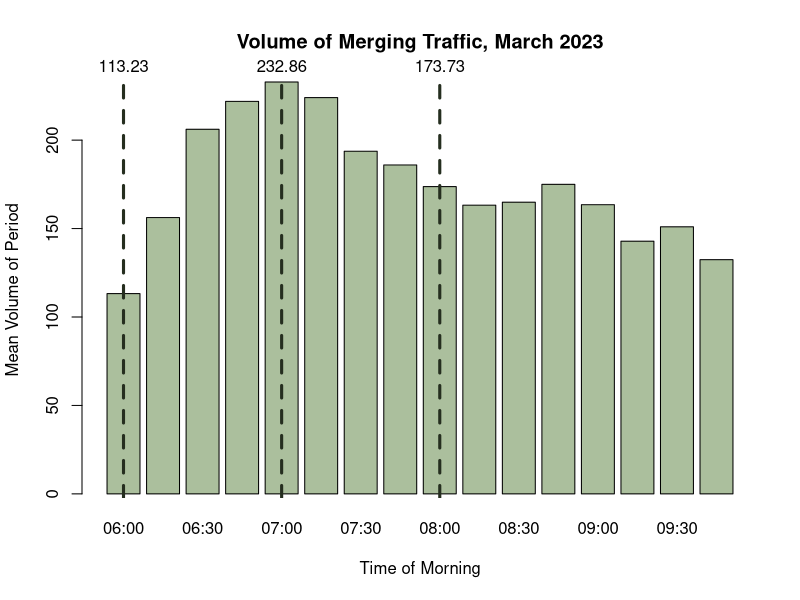
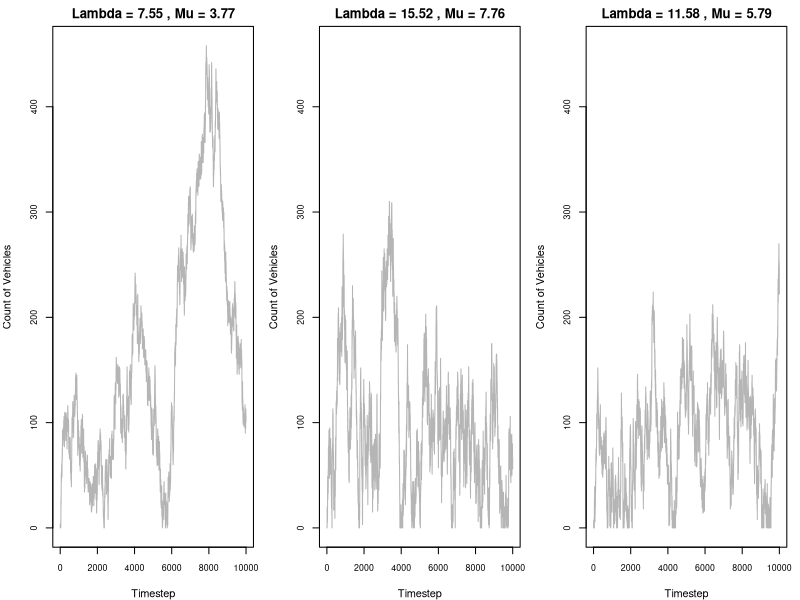
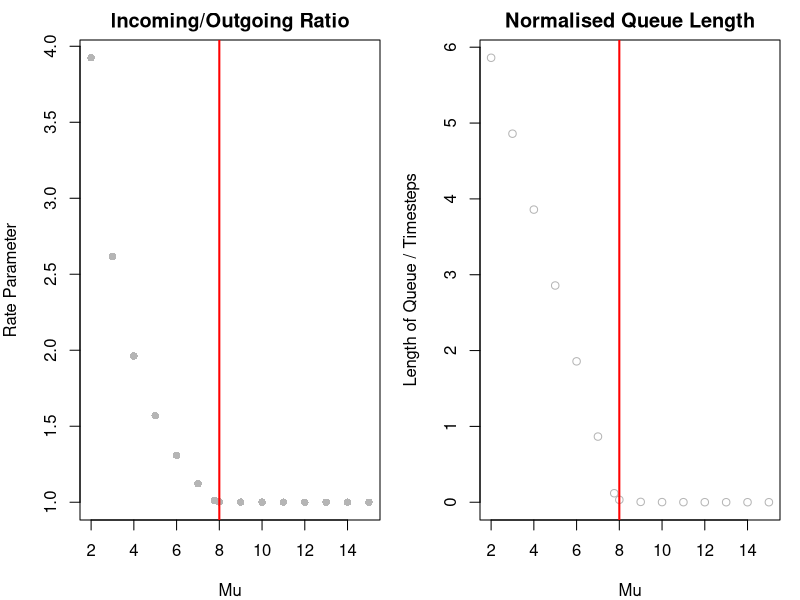
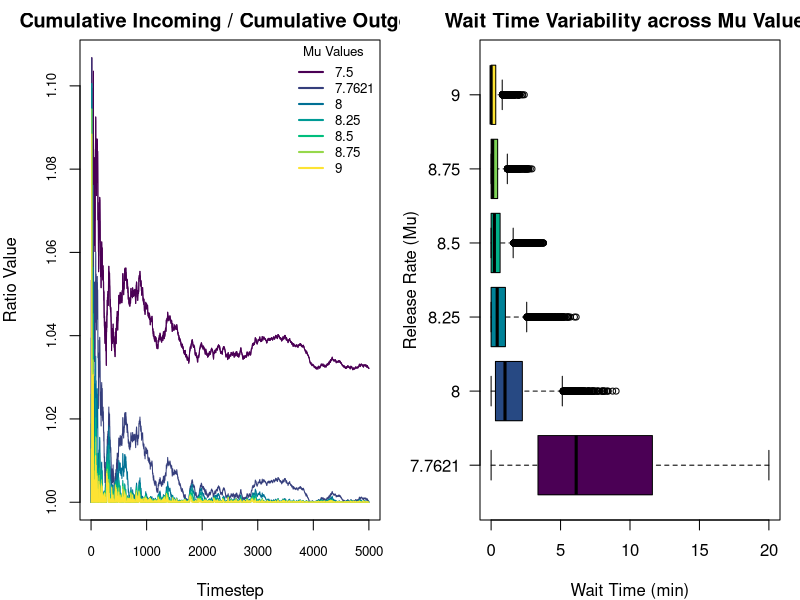
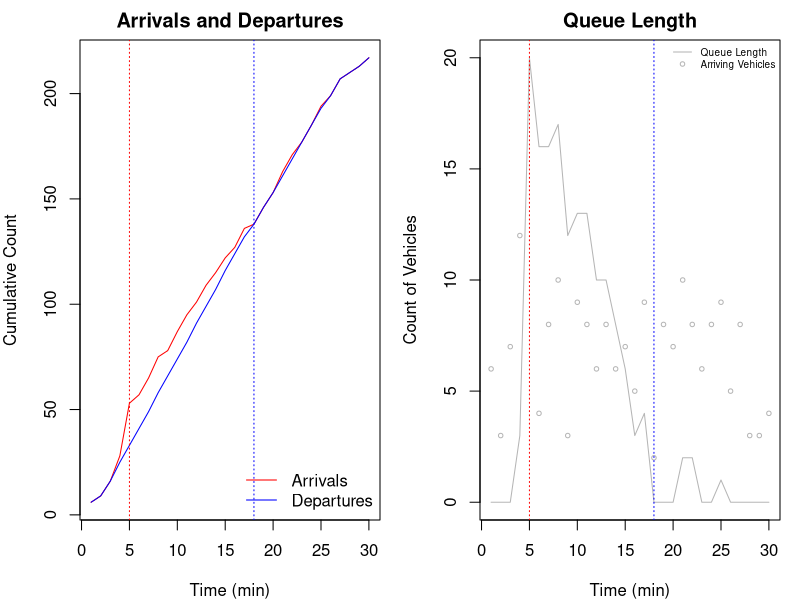
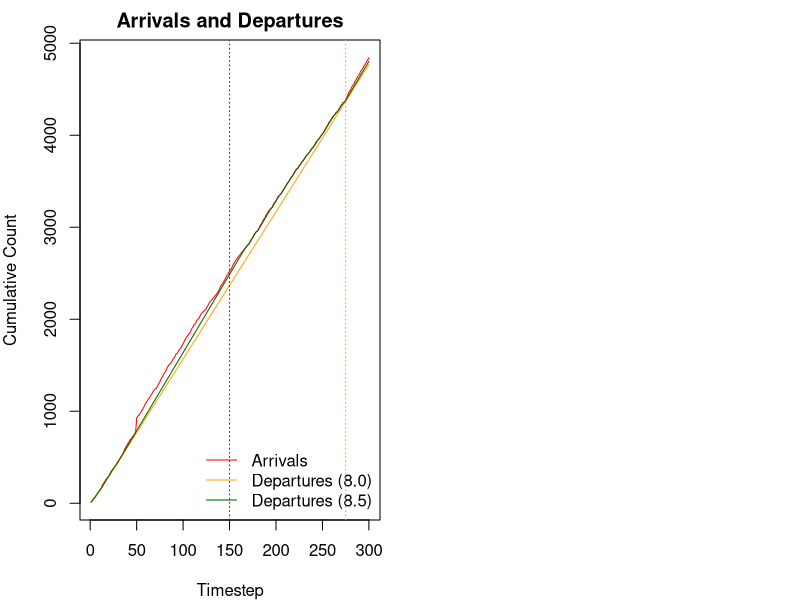
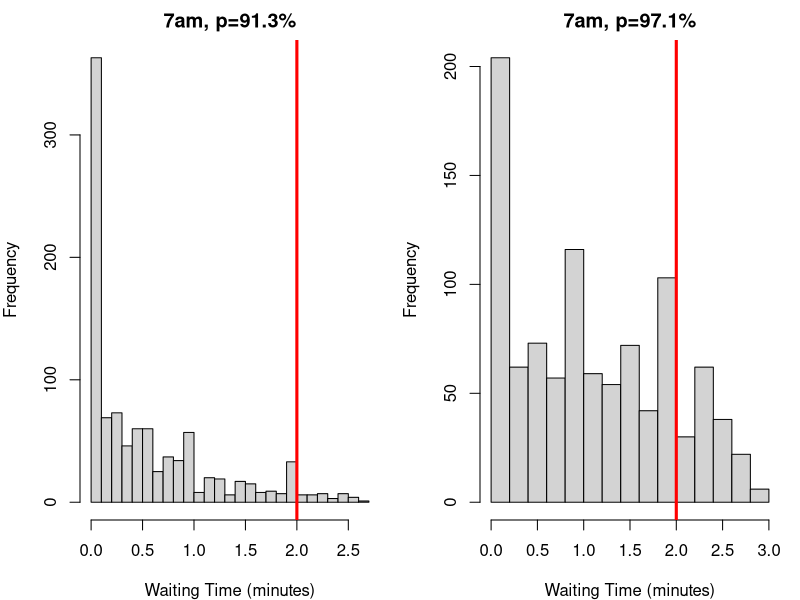

These figures' R source, in order:
## ---- chunk 1
#| include: false

# Keep these commented as the full files were too large to upload to Github
# Importing datasets
# raw23 <- read.csv("2023-03.csv")
# raw25 <- read.csv("2025-03.csv")

# Filtering for on-ramp segment
# ramp25 <- raw25[raw25$MLinkID == 5725, ]
# ramp23 <- raw23[raw23$MLinkID == 5725, ]

# Filtering for the freeway segment directly following the on-ramp
# fwy25 <- raw25[raw25$MLinkID == 183, ]
# fwy23 <- raw23[raw23$MLinkID == 183, ]

# Simplified import commands
ramp25 <- read.csv("ramp25.csv")
ramp23 <- read.csv("ramp23.csv")

fwy25 <- read.csv("fwy25.csv")
fwy23 <- read.csv("fwy23.csv")
## ---- chunk 2
#| include: false

library(lubridate)

# Converting datetime strings to date objects
ramp23$Date.Time.AWST <- ymd_hm(ramp23$Date.Time.AWST)

# Adding day of the week column (1=sunday, 7=saturday)
ramp23$Weekday <- wday(ramp23$Date.Time.AWST)

# Adding hour of the day column
ramp23$Hour <- hour(ramp23$Date.Time.AWST)

# Adding 15-min segment identifier of column
ramp23$Period <- format(ramp23$Date.Time.AWST, "%H:%M")

# Removing weekends
ramp23.wk <- ramp23[ramp23$Weekday %in% c(2, 3, 4, 5, 6), ]

# Filtering for only the morning peak (6am-10am)
ramp23.pk.wk <- ramp23.wk[6 <= ramp23.wk$Hour & ramp23.wk$Hour < 10, ]

# Removing public holidays (March 6 is the onyl date - Labour Day)
ramp23.pk.wk <- ramp23.pk.wk[date(ramp23.pk.wk$Date.Time.AWST) != "2023-03-06", ]
## ---- chunk 3
head(ramp23[, c(-6, -7, -8, -9, -10)])
## ---- chunk 4
#| include: false

smeans <- aggregate(Volume ~ Period, 
                           data = ramp23.pk.wk, 
                           FUN = mean)

# getting max volume
smax <- max(smeans$Volume)
maxindex <- which(smeans$Volume == smax)

# getting mean volume
smean <- mean(smeans$Volume)

# getting min volume
smin <- min(smeans$Volume)
minindex <- which(smeans$Volume == smin)
## ---- chunk 5
#| echo: false

bp <- barplot(smeans$Volume, names.arg = smeans$Period, col="#abbf9d", xlab = "Time of Morning", ylab = "Mean Volume of Period", main="Volume of Merging Traffic, March 2023")

abline(v = bp[1], col = "#252e1f", lwd = 3, lty = 2)
text(x = bp[1], y = smax, labels = round(smeans$Volume[1], 2), pos = 3, xpd = TRUE)

abline(v = bp[5], col = "#252e1f", lwd = 3, lty = 2)
text(x = bp[5], y = smax, labels = round(smeans$Volume[5], 2), pos = 3, xpd = TRUE)

abline(v = bp[9], col = "#252e1f", lwd = 3, lty = 2)
text(x = bp[9], y = smax, labels = round(smeans$Volume[9], 2), pos = 3, xpd = TRUE)
## ---- chunk 6
#| echo: false
smu6  <- mean(ramp23.pk.wk[ramp23.pk.wk$Period == "06:00", 4])
svar6 <- var(ramp23.pk.wk[ramp23.pk.wk$Period == "06:00", 4])

data.frame (
  Mean = smu6,
  Variance = svar6,
  row.names = c("6am (min)")
)
## ---- chunk 7
#| include: false
ssize6 <- (smu6^2) / (svar6 - smu6)
## ---- chunk 8
sim1 <- rnbinom(10000, size = ssize6, mu = smu6)
sim2 <- rpois(10000, lambda = smu6)
data.frame (
  Mean = c(smu6, mean(sim1), mean(sim2)),
  Variance = c(svar6, var(sim1), mean(sim2)),
  row.names = c("Dataset", "NBinom Sim", "Poisson Sim  ")
)
## ---- chunk 9
#| echo: false
data.frame(
  Mean = smu6 / 15,
  Variance = svar6 / 15^2,
  Size = ((smu6/15)^2) / ((svar6/(15^2)) - smu6/15),
  row.names = c("Vehicles/min")
  )
## ---- chunk 10
#| echo: false

data.frame(
  Mean = c(smu6, smu6/15, smu6/15),
  Size = c(ssize6, ((smu6/15)^2) / ((svar6/(15^2)) - smu6/15), ssize6/15),
  row.names = c("Vehicles/15min", "Vehicles/min (Method 1)", "Vehicles/min (Method 2)")
)
## ---- chunk 11
#| include: false

# 6am models
# leave as the same

# 7am models
smu7  <- mean(ramp23.pk.wk[ramp23.pk.wk$Period == "07:00", 4])
svar7 <- var(ramp23.pk.wk[ramp23.pk.wk$Period == "07:00", 4])
ssize7 <- ((smu7^2) / (svar7 - smu7))

# 8am models
smu8  <- mean(ramp23.pk.wk[ramp23.pk.wk$Period == "08:00", 4])
svar8 <- var(ramp23.pk.wk[ramp23.pk.wk$Period == "08:00", 4])
ssize8 <- ((smu8^2) / (svar8 - smu8))

# update to vehicles / 15 minute
# we no longer use variance! DO NOT TOUCHHHH VARIANCE
smu6 <- smu6 / 15
ssize6 <- ssize6 / 15

smu7 <- smu7 / 15
ssize7 <- ssize7 / 15

smu8 <- smu8 / 15
ssize8 <- ssize8 / 15
## ---- chunk 12
#| echo: false

data.frame(
  Mean = c(smu6, smu7, smu8),
  Size = c(ssize6, ssize7, ssize8),
  row.names = c("6am (min)", "7am (max)", "8am (mean)")
)
## ---- chunk 13
onRampSimulation <- function(steps, alambda, asize, rmu, c) {
  set.seed(1234)
  
  queue <- c() # storage for vehicles currently in queue
  incoming <- numeric(steps) # track count of vehicles arrived
  outgoing <- numeric(steps) # track count of vehicles released
  
  wlength <- numeric(steps) # track length of queue in each timestep
  wtimesavg <- numeric(steps) # track AVERAGE waiting times of vehicles released in a timestep
  wtimesall <- c() # track INDIVIDUAL waiting times of vehicles released in a timestep
  
  # need to incorporate a carry because vehicles are individisble.
  # if the release rate is fractional,
  # we can 'pass' off the next vehicle to the following timestep
  carry <- 0

  for (i in 1:steps) {
    # calculate arrivals
    arate <- rnbinom(1, size=asize, mu=alambda)
    
    queue <- c(queue, rep(i, arate))
    incoming[i] <- arate
    
    # calculate departures
    fracrrate <- rmu * c + carry
    rrate <- floor(fracrrate)
    carry <- fracrrate - rrate
    
    released <- min(length(queue), rrate)
  
    outgoing[i] <- released
    
    # release cars and track wait times
    if (released > 0) {
      rtimes <- i - queue[1:released]
      wtimesavg[i] <- mean(rtimes)
      wtimesall <- c(wtimesall, rtimes)
      queue <- queue[-(1:released)]
    } else {
      wtimesavg[i] <- 0 
    }
    
    wlength[i] <- length(queue)
  }
  
  return(list(
    incoming = incoming,
    outgoing = outgoing,
    wtimesavg = wtimesavg,
    wtimesall = wtimesall,
    wlength = wlength)
    )
}
## ---- chunk 14
#| include: false

# easy method to run mutliple simulations
runMultiSims <- function(steps, alambdas, asizes, rmus, c){
  if (length(rmus) != length(alambdas) || length(alambdas) != length(asizes))
    stop("Must have an equal count for each parameter.")
  
  sims <- list()

  for (i in seq_along(rmus)) {
    sims[[i]] <- onRampSimulation(
      steps = steps, 
      alambda = alambdas[i],
      asize = asizes[i],
      rmu = rmus[i], 
      c = c
    )
  }
  
  maxlength <- 0
  for (sim in sims) {
    maxlength <- max(sim$wlength, maxlength)
  }
  
  data <- list(
    sims = sims,
    maxlength = maxlength
  )
  
  return(data)
}
## ---- chunk 15
#| echo: false

c <- 2

rmu6 <- smu6/c
rmu7 <- smu7/c
rmu8 <- smu8/c

data.frame(
  Best = c(smu6, rmu6),
  Worst = c(smu7, rmu7),
  Average = c(smu8, rmu8),
  row.names = c("Mean Arrival Rate", "Departure Rate")
)
## ---- chunk 16
#| echo: false
alambdas <- c(smu6, smu7, smu8)
asizes <- c(ssize6, ssize7, ssize8)
rmus <- c(rmu6, rmu7, rmu8)

sims <- runMultiSims(10000, alambdas, asizes, rmus, 2)
maxqueue <- sims$maxlength
sims <- sims$sims # can just rassign

par(mfrow=c(1, length(rmus)), mar=c(4, 4, 2, 1))

for (i in seq_along(rmus)) {
  plot(
    sims[[i]]$wlength,
    type = "l",
    xlab = "Timestep",
    ylab = "Count of Vehicles",
    ylim = c(0, maxqueue),
    cex.axis = 0.8,
    col = "#b5b5b5",
    main = paste("Lambda =", round(alambdas[i], 2), ", Mu =", round(rmus[i], 2))
  )
}

paste("Maximum length:", maxqueue)

## ---- chunk 17
#| echo: false

steps <- 1000
rmus <- seq(2, 15)
rmus <- c(rmus, rmu7)
count <- length(rmus)
c <- 2

sims <- runMultiSims(steps, rep(smu7, count), rep(ssize7, count), rmus, c)
# inoutrate <- sapply(sims$sims, function(x) mean(x$incoming/x$outgoing))
inoutrate <- sapply(sims$sims, function(x) sum(x$incoming)/sum(x$outgoing))
meanlength <- sapply(sims$sims, function(x) mean(x$wlength)/steps) # /steps to normalise

par(mfrow=c(1, 2))
plot(rmus, inoutrate, main="Incoming/Outgoing Ratio", ylab="Rate Parameter", xlab="Mu", pch=16, col="#b5b5b5")
abline(v=8, col="red", lwd = 2)
plot(rmus, meanlength, col="#b5b5b5", main="Normalised Queue Length", ylab="Length of Queue / Timesteps", xlab="Mu")
abline(v=8, col="red", lwd = 2)

paste("Recall that the incoming rate is", round(smu7, 2), "with a critical Mu of", round(rmu7, 2))
## ---- chunk 18
slope <- lm(meanlength[rmus < 8] ~ rmus[rmus < 8], )
summary(slope)
## ---- chunk 19
#| echo: false

steps <- 5000
rmus <- c(7.5, round(rmu7, 4), seq(8, 9, 0.25))
count <- length(rmus)
c <- 2

# can delete shite above
cols <- hcl.colors(length(rmus), "Viridis")

sims <- runMultiSims(steps, rep(smu7, count), rep(ssize7, count), rmus, c)$sims

plot(
    cumsum(sims[[1]]$incoming) / cumsum(sims[[1]]$outgoing),
    type = "l",
    xlab = "Timestep",
    ylab = "Ratio Value",
    cex.axis = 0.8,
    col = cols[1],
    main = "Cumulative Incoming / Cumulative Outgoing"
  )

# need to replot 1 so it shows ontop
for (i in seq_along(rmus)) {
  lines(
    cumsum(sims[[i]]$incoming) / cumsum(sims[[i]]$outgoing),
    col=cols[i]
    )
}

legend("topright", legend = rmus, col = cols, lty = 1, lwd = 2, title = "Mu Values", bty = "n", cex = 0.8)
## ---- chunk 20
#| echo: false

# use sims from above

rmus <- rmus[-1]
sims <- sims[-1]

plotlist <- lapply(sims, function(x) x$wtimesavg)
names(plotlist) <- rmus

boxplot(plotlist, 
        horizontal=TRUE, 
        las=1,
        col=hcl.colors(length(rmus), "Viridis"),
        xlab="Wait Time (min)", 
        ylab="Release Rate (Mu)",
        main="Wait Time Variability across Mu Values",
        outline=TRUE,
        cex=0.8
        )
## ---- chunk 21
summary(plotlist$"8")
## ---- chunk 22
lower <- smu7 / (c * 8.5)
upper <- smu7 / (c * 8.0)
paste("Utilisation rates")
c(lower, upper)
## ---- chunk 23
summary(plotlist$"8.5") # 91.3% utilisation
summary(plotlist$"8") #97.0% utilisation
## ---- chunk 24
#| include: false

# FOR THE SIMULATION BELOW
# alambda refers to TOTAL arrival rate /min
# asize refers to dispersion parameter
# rmu refers to PER LANE departure rate /min

# CHANGES
# defaults to 2 lanes
# threshold : the length of queue (count) before a 3rd temp lane is opened
# injection: a vector c(count of vehicles to inject, timestep of injection)
# shift: a vector c(new alambda, new asize, timestep to switch to new model)

onRampTransientSimulation <- function(steps, alambda, asize, rmu, 
                                      injection = c(0, 0), 
                                      shift = c(0, 0, 0), 
                                      threshold = Inf) {
  set.seed(1234)
  
  queue <- c() # storage for vehicles currently in queue
  incoming <- numeric(steps) # track count of vehicles arrived
  outgoing <- numeric(steps) # track count of vehicles released
  
  wlength <- numeric(steps) # track length of queue in each timestep
  wtimesavg <- numeric(steps) # track AVERAGE waiting times of vehicles released in a timestep
  wtimesall <- c() # track INDIVIDUAL waiting times of vehicles released in a timestep
  
  carry <- 0

  for (i in 1:steps) {
    # control temporary lane
    c <- 2 # defaults to 2 lanes if below threshold
    if ((i != 1) && (wlength[i-1] > threshold)) {
      c <- 3
    }
    
    # control model shift
    if(i == shift[3]) {
      alambda <- shift[1]
      asize <- shift[2]
    }
    
    # calculate arrivals
    arate <- rnbinom(1, size=asize, mu=alambda)
    # control vehicle injection
    if(i == injection[2]) {
      arate <- arate + injection[1]
    }
    queue <- c(queue, rep(i, arate))
    incoming[i] <- arate

    # calculate departures
    # rrate <- sum(rpois(c, lambda=rmu)) # poisson = bad
    fracrrate <- rmu * c + carry
    rrate <- floor(fracrrate)
    carry <- fracrrate - rrate
    
    released <- min(length(queue), rrate)
    
    
    outgoing[i] <- released
    
    # release cars and track wait times
    if (released > 0) {
      rtimes <- i - queue[1:released]
      wtimesavg[i] <- mean(rtimes)
      wtimesall <- c(wtimesall, rtimes)
      queue <- queue[-(1:released)]
    } else {
      wtimesavg[i] <- 0 
    }
    
    wlength[i] <- length(queue)
  }
  
  return(list(
    incoming = incoming,
    outgoing = outgoing,
    wtimesavg = wtimesavg,
    wtimesall = wtimesall,
    wlength = wlength)
    )
}
## ---- chunk 25
sim <- onRampTransientSimulation(30, smu6, ssize6, rmu6/0.913,
                          injection = c(20, 5))
## ---- chunk 26
#| echo: false

par(mfrow = c(1, 2))
plot(cumsum(sim$incoming), type="l", lty=1, col="red", xlab="Time (min)", ylab="Cumulative Count", main="Arrivals and Departures")
lines(cumsum(sim$outgoing), type="l", col="blue")
legend("bottomright", legend=c("Arrivals", "Departures"), col=c("red", "blue"), lty=1, bty="n")
abline(v=5, col="red", lty=3)
abline(v=18, col="blue", lty=3)

plot(sim$wlength, type="l", main="Queue Length", xlab="Time (min)", ylab="Count of Vehicles", col="#b5b5b5")
points(sim$incoming, cex = 0.6, col="#b5b5b5")
legend("topright", legend=c("Queue Length", "Arriving Vehicles"), col="#b5b5b5", lty=c(1, 0), pch=c(NA, 1), bty="n", cex=0.6)
abline(v=5, col="red", lty=3)
abline(v=18, col="blue", lty=3)
## ---- chunk 27
summary(sim$wtimesavg)
## ---- chunk 28
set.seed(1234)
slug <- sum(rnbinom(10, size=ssize7, mu=smu7)) # 10 minutes, 7am parameters
slug
## ---- chunk 29
#| echo: false

sim1 <- onRampTransientSimulation(300, smu7, ssize7, 8, # 97.1% utilisation
                          injection = c(slug, 50), # _ vehicles, timestep 50
)
sim2 <- onRampTransientSimulation(300, smu7, ssize7, 8.5, #91.3$ utilisation
                          injection = c(slug, 50), # _ vehicles, timestep 50
)

plot(cumsum(sim1$incoming), type="l", lty=1, col="red", xlab="Timestep", ylab="Cumulative Count", main="Arrivals and Departures")
lines(cumsum(sim1$outgoing), type="l", col="orange")
lines(cumsum(sim2$outgoing), type="l", col="darkgreen")

legend("bottomright", legend=c("Arrivals", "Departures (8.0)", "Departures (8.5)"), col=c("red", "orange", "darkgreen"), lty=1, bty="n")
abline(v=150, col="darkgreen", lty=3)
abline(v=275, col="orange", lty=3)
## ---- chunk 30
summary(sim2$wtimesavg) # 91.3% utilisation
summary(sim1$wtimesavg) # 97.1% utiisation
## ---- chunk 31
threshold <- 67 * 0.7 # open temp lane at 70% capacity

par(mfrow = c(1, 2))
# testing 91.3% utilisation
sim88 <- onRampTransientSimulation(1000, smu7, ssize7, rmu7 / 0.913,
                                   threshold = threshold)
hist(sim88$wtimesavg, main = "7am, p=91.3%", xlab="Waiting Time (minutes)", breaks = 20)
abline(v = 2, lwd = 3, col="red")

# testing 97.1% utilisation
sim94 <- onRampTransientSimulation(1000, smu7, ssize7, rmu7 / 0.971,
                                   threshold = threshold)
hist(sim94$wtimesavg, main = "7am, p=97.1%", xlab="Waiting Time (minutes)", breaks = 20)
abline(v = 2, lwd = 3, col="red")

# Confirming spillback has not occured (<67)
max(sim88$wlength)
max(sim94$wlength)
## ---- chunk 32
#| include: false

# using 91.3% utilisation rate
prop.test(x = sum(sim88$wtimesavg > 2), 
          n = length(sim88$wtimesavg), 
          p = 0.1, 
          alternative = "greater", 
          conf.level = 0.95)

# using 97.1% utilisation rate
prop.test(x = sum(sim94$wtimesavg > 2), 
          n = length(sim94$wtimesavg), 
          p = 0.1, 
          alternative = "greater", 
          conf.level = 0.95)
## ---- chunk 33
#| echo: false

data.frame(
  P_Value = c("1.00", "6.763e-10"),
  Proportion = c("0.034", "0.158"),
  row.names = c("91.3% Utilisation", "97.1% Utilisation")
)
## ---- chunk 34
summary(sim94$wtimesavg)
mean(sim94$wtimesavg < 2)
